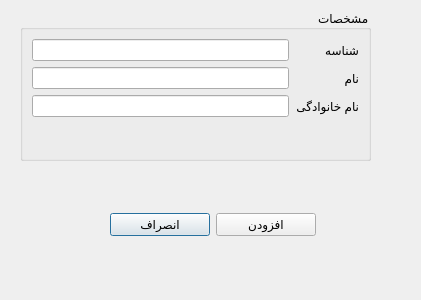
<?xml version="1.0" encoding="UTF-8"?>
<ui version="4.0">
 <class>SampleAdder</class>
 <widget class="QDialog" name="SampleAdder">
  <property name="geometry">
   <rect>
    <x>0</x>
    <y>0</y>
    <width>421</width>
    <height>300</height>
   </rect>
  </property>
  <property name="windowTitle">
   <string>افزودن فرد جدید</string>
  </property>
  <widget class="QGroupBox" name="groupBox">
   <property name="geometry">
    <rect>
     <x>20</x>
     <y>10</y>
     <width>351</width>
     <height>151</height>
    </rect>
   </property>
   <property name="layoutDirection">
    <enum>Qt::RightToLeft</enum>
   </property>
   <property name="title">
    <string>مشخصات</string>
   </property>
   <layout class="QFormLayout" name="formLayout">
    <item row="3" column="0">
     <widget class="QLabel" name="label_name">
      <property name="text">
       <string>نام</string>
      </property>
     </widget>
    </item>
    <item row="3" column="1">
     <widget class="QLineEdit" name="lineEdit_name"/>
    </item>
    <item row="4" column="1">
     <widget class="QLineEdit" name="lineEdit_2"/>
    </item>
    <item row="4" column="0">
     <widget class="QLabel" name="label_lastName">
      <property name="text">
       <string>نام خانوادگی</string>
      </property>
     </widget>
    </item>
    <item row="1" column="1">
     <widget class="QLineEdit" name="lineEdit_id">
      <property name="readOnly">
       <bool>true</bool>
      </property>
     </widget>
    </item>
    <item row="1" column="0">
     <widget class="QLabel" name="label_id">
      <property name="text">
       <string>شناسه</string>
      </property>
     </widget>
    </item>
   </layout>
  </widget>
  <widget class="QWidget" name="">
   <property name="geometry">
    <rect>
     <x>110</x>
     <y>210</y>
     <width>206</width>
     <height>30</height>
    </rect>
   </property>
   <layout class="QHBoxLayout" name="horizontalLayout">
    <item>
     <widget class="QPushButton" name="pushButton_addSampleCancel">
      <property name="text">
       <string>انصراف</string>
      </property>
     </widget>
    </item>
    <item>
     <widget class="QPushButton" name="pushButton_addSampleTakeSamples">
      <property name="text">
       <string>افزودن</string>
      </property>
     </widget>
    </item>
   </layout>
  </widget>
 </widget>
 <resources/>
 <connections/>
</ui>
